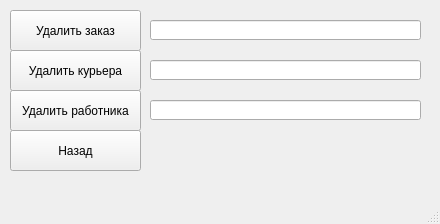
<?xml version="1.0" encoding="UTF-8"?>
<ui version="4.0">
 <class>DeleteWindow</class>
 <widget class="QMainWindow" name="DeleteWindow">
  <property name="geometry">
   <rect>
    <x>0</x>
    <y>0</y>
    <width>440</width>
    <height>224</height>
   </rect>
  </property>
  <property name="windowTitle">
   <string>MainWindow</string>
  </property>
  <widget class="QWidget" name="centralwidget">
   <widget class="QPushButton" name="pushButton">
    <property name="geometry">
     <rect>
      <x>10</x>
      <y>10</y>
      <width>131</width>
      <height>41</height>
     </rect>
    </property>
    <property name="text">
     <string>Удалить заказ</string>
    </property>
   </widget>
   <widget class="QPushButton" name="pushButton_2">
    <property name="geometry">
     <rect>
      <x>10</x>
      <y>50</y>
      <width>131</width>
      <height>41</height>
     </rect>
    </property>
    <property name="text">
     <string>Удалить курьера</string>
    </property>
   </widget>
   <widget class="QPushButton" name="pushButton_3">
    <property name="geometry">
     <rect>
      <x>10</x>
      <y>90</y>
      <width>131</width>
      <height>41</height>
     </rect>
    </property>
    <property name="text">
     <string>Удалить работника</string>
    </property>
   </widget>
   <widget class="QPushButton" name="pushButton_5">
    <property name="geometry">
     <rect>
      <x>10</x>
      <y>130</y>
      <width>131</width>
      <height>41</height>
     </rect>
    </property>
    <property name="text">
     <string>Назад</string>
    </property>
   </widget>
   <widget class="QLineEdit" name="lineEdit">
    <property name="geometry">
     <rect>
      <x>150</x>
      <y>20</y>
      <width>271</width>
      <height>20</height>
     </rect>
    </property>
   </widget>
   <widget class="QLineEdit" name="lineEdit_2">
    <property name="geometry">
     <rect>
      <x>150</x>
      <y>60</y>
      <width>271</width>
      <height>20</height>
     </rect>
    </property>
   </widget>
   <widget class="QLineEdit" name="lineEdit_3">
    <property name="geometry">
     <rect>
      <x>150</x>
      <y>100</y>
      <width>271</width>
      <height>20</height>
     </rect>
    </property>
   </widget>
  </widget>
  <widget class="QMenuBar" name="menubar">
   <property name="geometry">
    <rect>
     <x>0</x>
     <y>0</y>
     <width>440</width>
     <height>21</height>
    </rect>
   </property>
  </widget>
  <widget class="QStatusBar" name="statusbar"/>
 </widget>
 <resources/>
 <connections/>
</ui>
